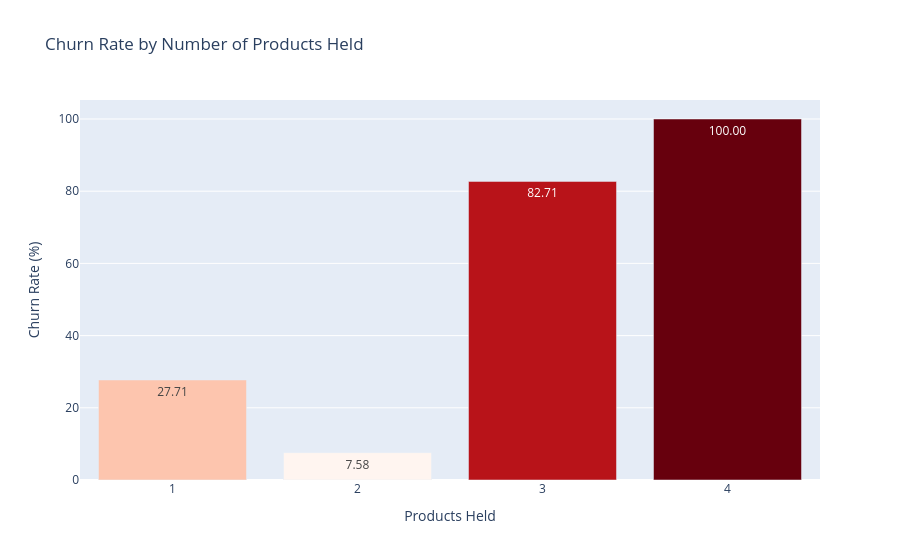

The code cell stored with this chart in its notebook:
### Code cell
p = prod.reset_index()
p['Products Held'] = p['Products Held'].astype(str)
fig = px.bar(
    p, x='Products Held', y='churn_rate_pct', text_auto='.2f',
    color='churn_rate_pct', color_continuous_scale='Reds',
    custom_data=['customers'], labels={'churn_rate_pct': 'Churn Rate (%)'},
    title='Churn Rate by Number of Products Held',
)
fig.update_traces(hovertemplate='%{x} product(s)<br>Churn: %{y:.2f}%<br>Customers: %{customdata[0]:,}<extra></extra>')
fig.update_layout(coloraxis_showscale=False)
fig.show()

### Figure 1 — Plotly figure (JSON) as saved in the notebook; plotly's stock layout.template omitted (floating-point values rounded to 4 significant figures)
{"data": [{"customdata": [[5084], [4590], [266], [60]], "hovertemplate": "%{x} product(s)<br>Churn: %{y:.2f}%<br>Customers: %{customdata[0]:,}<extra></extra>", "legendgroup": "", "marker": {"color": [27.71, 7.58, 82.71, 100.0], "coloraxis": "coloraxis", "pattern": {"shape": ""}}, "name": "", "orientation": "v", "showlegend": false, "textposition": "auto", "texttemplate": "%{y:.2f}", "type": "bar", "x": ["1", "2", "3", "4"], "xaxis": "x", "y": [27.71, 7.58, 82.71, 100.0], "yaxis": "y"}], "layout": {"barmode": "relative", "coloraxis": {"autocolorscale": false, "colorbar": {"title": {"text": "Churn Rate (%)"}}, "colorscale": [[0.0, "rgb(255,245,240)"], [0.125, "rgb(254,224,210)"], [0.25, "rgb(252,187,161)"], [0.375, "rgb(252,146,114)"], [0.5, "rgb(251,106,74)"], [0.625, "rgb(239,59,44)"], [0.75, "rgb(203,24,29)"], [0.875, "rgb(165,15,21)"], [1.0, "rgb(103,0,13)"]], "showscale": false}, "legend": {"tracegroupgap": 0}, "title": {"text": "Churn Rate by Number of Products Held"}, "xaxis": {"anchor": "y", "domain": [0.0, 1.0], "title": {"text": "Products Held"}}, "yaxis": {"anchor": "x", "domain": [0.0, 1.0], "title": {"text": "Churn Rate (%)"}}}}
